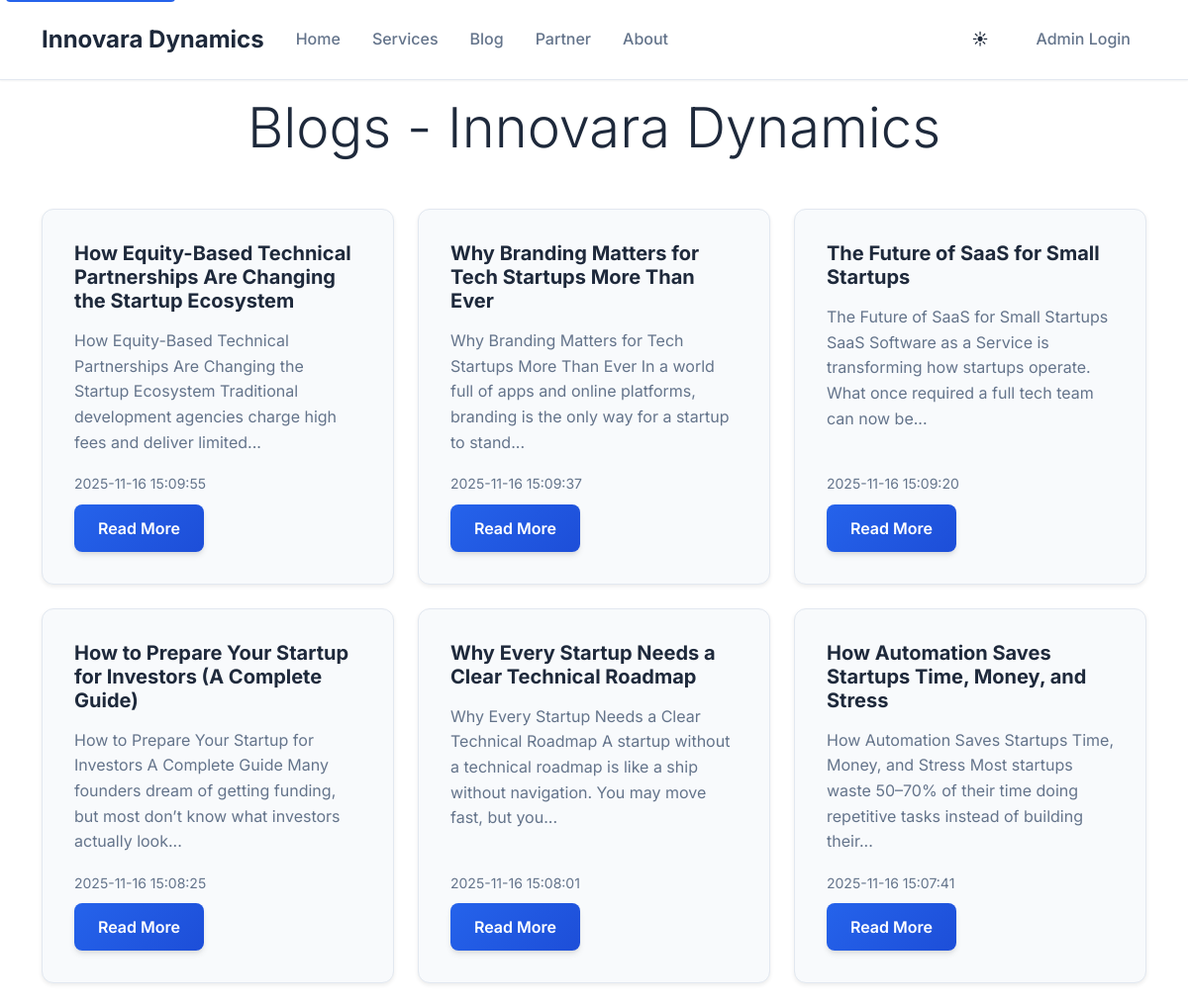
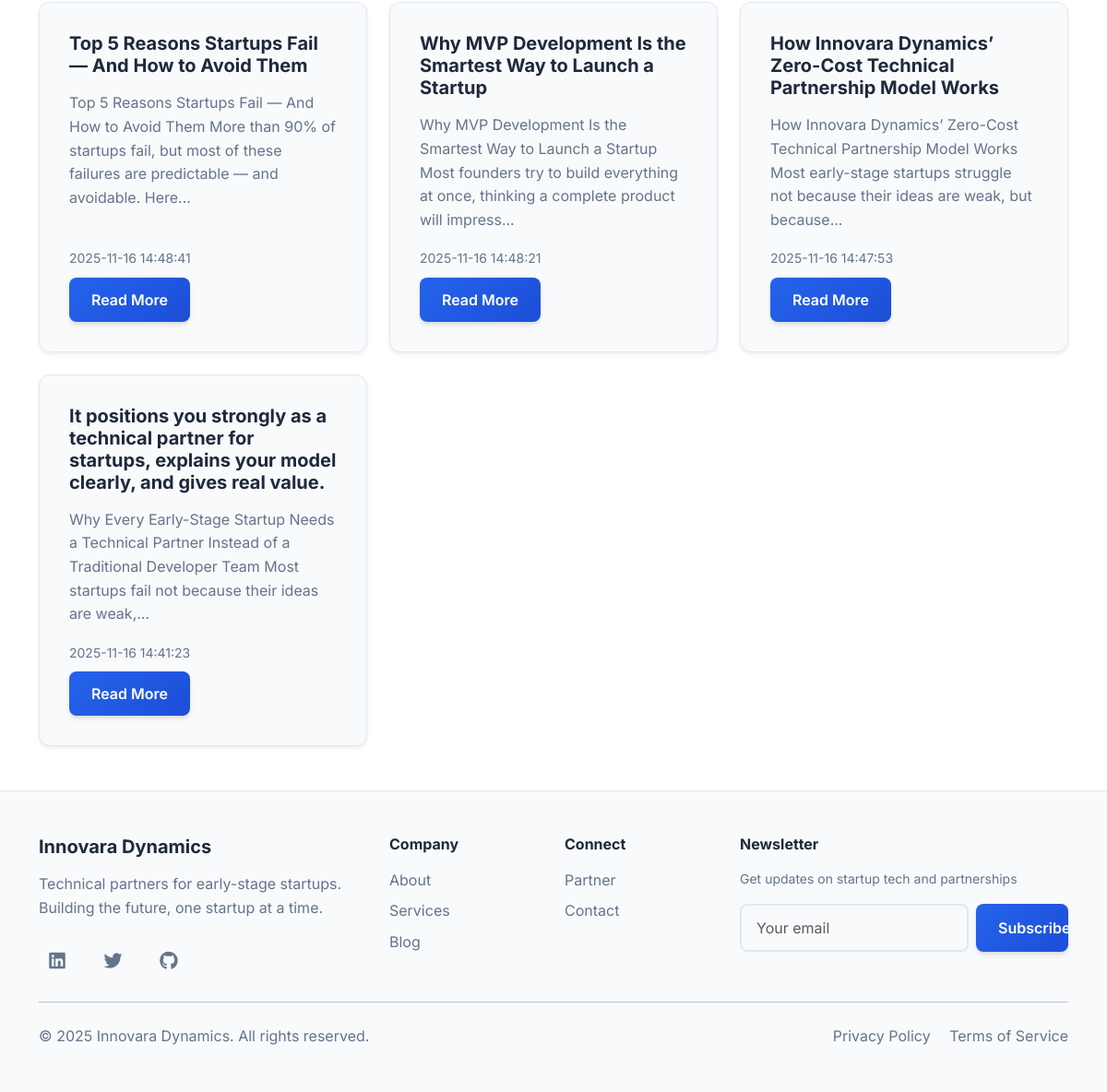
Page /blog on the committed database (2 pictures, top to bottom).
### tables this page shows
CREATE TABLE posts (
            id INTEGER PRIMARY KEY AUTOINCREMENT,
            title TEXT NOT NULL,
            slug TEXT UNIQUE NOT NULL,
            excerpt TEXT,
            content TEXT NOT NULL,
            created_at TEXT NOT NULL
        );

### app.py (the view)
@app.route('/blog')
def blog_list():
    db = get_db()
    posts = db.execute('''
        SELECT id, title, slug, excerpt, created_at
        FROM posts
        ORDER BY created_at DESC
    ''').fetchall()
    return render_template('blog_list.html', posts=posts)

### app.py (called while the page is built)
def get_db():
    if 'db' not in g:
        g.db = sqlite3.connect(DATABASE)
        g.db.row_factory = sqlite3.Row
    return g.db

### templates/blog_list.html (shortened to what this page needs)
{% extends "base.html" %}
{% block content %}
<section class="blog-section py-5 mt-5">
    <div class="container">
        <h1 class="display-4 text-center mb-5">Blogs - Innovara Dynamics</h1>
        {% if posts %}
        <div class="row g-4">
            {% for post in posts %}
            <div class="col-md-6 col-lg-4">
                <div class="card h-100 shadow-sm">
                    <div class="card-body d-flex flex-column">
                        <h3 class="card-title">{{ post.title }}</h3>
                        {% if post.excerpt %}
                        <p class="card-text flex-grow-1">{{ post.excerpt }}</p>
                        {% endif %}
                        <div class="mt-auto">
                            <small class="text-muted">{{ post.created_at }}</small>
                            <div class="mt-2">
                                <a href="{{ url_for('blog_post', slug=post.slug) }}" class="btn btn-sm btn-primary">Read More</a>
                            </div>
                        </div>
                    </div>
                </div>
            </div>
            {% endfor %}
        </div>
        {% endif %}
    </div>
</section>
{% endblock %}

### templates/base.html (shortened to what this page needs)
<!DOCTYPE html>
<html lang="en" id="html-element">
<head>
    <link href="https://cdn.jsdelivr.net/npm/bootstrap@5.3.0/dist/css/bootstrap.min.css" rel="stylesheet">
    <link rel="stylesheet" href="https://cdnjs.cloudflare.com/ajax/libs/font-awesome/6.0.0/css/all.min.css">
    <link rel="stylesheet" href="{{ url_for('static', filename='css/style.css') }}">
</head>
<body>
    <nav class="navbar navbar-expand-lg navbar-light bg-light fixed-top">
        <div class="container">
            <a class="navbar-brand fw-bold" href="{{ url_for('index') }}">Innovara Dynamics</a>
            <div class="collapse navbar-collapse" id="navbarNav">
                <ul class="navbar-nav me-auto">
                    <li class="nav-item">
                        <a class="nav-link" href="{{ url_for('index') }}">Home</a>
                    </li>
                    <li class="nav-item">
                        <a class="nav-link" href="{{ url_for('services') }}">Services</a>
                    </li>
                    <li class="nav-item">
                        <a class="nav-link" href="{{ url_for('blog_list') }}">Blog</a>
                    </li>
                    <li class="nav-item">
                        <a class="nav-link" href="{{ url_for('partner') }}">Partner</a>
                    </li>
                    <li class="nav-item">
                        <a class="nav-link" href="{{ url_for('about') }}">About</a>
                    </li>
                </ul>
                <ul class="navbar-nav">
                    <li class="nav-item me-2">
                        <button class="btn btn-sm theme-toggle" id="themeToggle" aria-label="Toggle theme">
                            <span id="themeIcon">☀</span>
                        </button>
                    </li>
                {% if session.admin_logged_in %}
                <li class="nav-item dropdown">
                    <a class="nav-link dropdown-toggle" href="#" role="button" data-bs-toggle="dropdown" aria-expanded="false">
                        Admin
                    </a>
                    <ul class="dropdown-menu">
                        <li><a class="dropdown-item" href="{{ url_for('admin_create') }}">Create Post</a></li>
                        <li><a class="dropdown-item" href="{{ url_for('admin_team') }}">Manage Team</a></li>
                        <li><a class="dropdown-item" href="{{ url_for('admin_projects') }}">Manage Projects</a></li>
                        <li><a class="dropdown-item" href="{{ url_for('admin_logout') }}">Logout</a></li>
                    </ul>
                </li>
                {% else %}
                <li class="nav-item">
                    <a class="nav-link" href="{{ url_for('admin_login') }}">Admin Login</a>
                </li>
                {% endif %}
                </ul>
            </div>
        </div>
    </nav>
    <main class="main-content">
        {% block content %}{% endblock %}
    </main>
    <footer class="footer py-5">
        <div class="container">
            <div class="row">
                <div class="col-lg-4 mb-4 mb-lg-0">
                    <h5 class="fw-bold mb-3">Innovara Dynamics</h5>
                    <p class="text-muted mb-4">Technical partners for early-stage startups. Building the future, one startup at a time.</p>
                    <div class="social-links">
                        <a href="#" class="text-muted me-3"><i class="fab fa-linkedin fa-lg"></i></a>
                        <a href="#" class="text-muted me-3"><i class="fab fa-twitter fa-lg"></i></a>
                        <a href="#" class="text-muted"><i class="fab fa-github fa-lg"></i></a>
                    </div>
                </div>
                <div class="col-lg-2 col-6 mb-4 mb-lg-0">
                    <h6 class="fw-bold mb-3">Company</h6>
                    <ul class="list-unstyled">
                        <li class="mb-2"><a href="{{ url_for('about') }}" class="text-muted text-decoration-none">About</a></li>
                        <li class="mb-2"><a href="{{ url_for('services') }}" class="text-muted text-decoration-none">Services</a></li>
                        <li class="mb-2"><a href="{{ url_for('blog_list') }}" class="text-muted text-decoration-none">Blog</a></li>
                    </ul>
                </div>
                <div class="col-lg-2 col-6 mb-4 mb-lg-0">
                    <h6 class="fw-bold mb-3">Connect</h6>
                    <ul class="list-unstyled">
                        <li class="mb-2"><a href="{{ url_for('partner') }}" class="text-muted text-decoration-none">Partner</a></li>
                        <li class="mb-2"><a href="mailto:innovaradynamics@gmail.com" class="text-muted text-decoration-none">Contact</a></li>
                    </ul>
                </div>
                <div class="col-lg-4">
                    <h6 class="fw-bold mb-3">Newsletter</h6>
                    <p class="text-muted small mb-3">Get updates on startup tech and partnerships</p>
                    <form class="d-flex">
                        <input type="email" class="form-control me-2" placeholder="Your email">
                        <button type="submit" class="btn btn-primary">Subscribe</button>
                    </form>
                </div>
            </div>
            <hr class="my-4">
            <div class="row align-items-center">
                <div class="col-md-6">
                    <p class="text-muted mb-0">&copy; 2025 Innovara Dynamics. All rights reserved.</p>
                </div>
                <div class="col-md-6 text-md-end">
                    <a href="#" class="text-muted text-decoration-none me-3">Privacy Policy</a>
                    <a href="#" class="text-muted text-decoration-none">Terms of Service</a>
                </div>
            </div>
        </div>
    </footer>
</body>
</html>

### static/css/style.css (style rules this page uses)
:root { --primary-color: #2563eb; --primary-dark: #1d4ed8; --secondary-color: #64748b; --accent-color: #f59e0b; --success-color: #10b981; --background-color: #ffffff; --surface-color: #f8fafc; --text-primary: #1e293b; --text-secondary: #64748b; --border-color: #e2e8f0; --nav-bg: #ffffff; --footer-bg: #f8fafc; --gradient-primary: linear-gradient(135deg, #2563eb 0%, #1d4ed8 100%); --gradient-hero: linear-gradient(135deg, #667eea 0%, #764ba2 100%); --gradient-card: linear-gradient(135deg, #ffffff 0%, #f8fafc 100%); --shadow-sm: 0 1px 2px 0 rgba(0, 0, 0, 0.05); --shadow-md: 0 4px 6px -1px rgba(0, 0, 0, 0.1), 0 2px 4px -1px rgba(0, 0, 0, 0.06); --shadow-lg: 0 10px 15px -3px rgba(0, 0, 0, 0.1), 0 4px 6px -2px rgba(0, 0, 0, 0.05); --shadow-xl: 0 20px 25px -5px rgba(0, 0, 0, 0.1), 0 10px 10px -5px rgba(0, 0, 0, 0.04); }
* { transition: background-color 0.3s ease, color 0.3s ease, border-color 0.3s ease, transform 0.3s ease, box-shadow 0.3s ease; }
body { background-color: var(--background-color); color: var(--text-primary); font-family: 'Inter', -apple-system, BlinkMacSystemFont, 'Segoe UI', Roboto, 'Helvetica Neue', Arial, sans-serif; min-height: 100vh; display: flex; flex-direction: column; line-height: 1.6; }
.main-content { flex: 1; }
h1, h2, h3, h4, h5, h6 { font-weight: 700; line-height: 1.2; color: var(--text-primary); }
.navbar { background-color: var(--nav-bg) !important; border-bottom: 1px solid var(--border-color); backdrop-filter: blur(10px); background: rgba(255, 255, 255, 0.95) !important; padding: 1rem 0; box-shadow: var(--shadow-sm); }
.navbar-brand { font-weight: 800; font-size: 1.5rem; color: var(--text-primary) !important; }
.nav-link { font-weight: 500; color: var(--text-secondary) !important; padding: 0.5rem 1rem !important; border-radius: 8px; transition: all 0.3s ease; }
.theme-toggle { background-color: transparent; border: 1px solid var(--border-color); color: var(--text-primary); padding: 0.5rem 0.75rem; border-radius: 8px; cursor: pointer; font-size: 1.2rem; line-height: 1; transition: all 0.3s ease; }
.card { background: var(--surface-color); border: 1px solid var(--border-color); border-radius: 12px; box-shadow: var(--shadow-md); transition: all 0.3s cubic-bezier(0.4, 0, 0.2, 1); overflow: hidden; }
.card-body { padding: 2rem; }
.card-title { color: var(--text-primary); font-weight: 700; margin-bottom: 1rem; font-size: 1.25rem; }
.card-text { color: var(--text-secondary); line-height: 1.6; }
.btn { border-radius: 8px; font-weight: 600; padding: 0.75rem 1.5rem; transition: all 0.3s ease; border: none; font-size: 1rem; display: inline-flex; align-items: center; gap: 0.5rem; }
.btn-primary { background: var(--gradient-primary); box-shadow: var(--shadow-md); color: white; }
.form-control { background-color: var(--surface-color); border: 2px solid var(--border-color); color: var(--text-primary); border-radius: 8px; padding: 0.75rem 1rem; font-size: 1rem; transition: all 0.3s ease; }
.navbar { z-index: 1030; }
.main-content { margin-top: 0 !important; }
body { margin: 0; padding: 0; }
.footer { background-color: var(--footer-bg); border-top: 1px solid var(--border-color); color: var(--text-primary); padding: 3rem 0 2rem; }
.footer h5, .footer h6 { color: var(--text-primary); margin-bottom: 1rem; }
.footer .text-muted { color: var(--text-secondary) !important; }
.footer a { color: var(--text-secondary); text-decoration: none; transition: color 0.3s ease; }
.social-links a { display: inline-flex; align-items: center; justify-content: center; width: 40px; height: 40px; background: var(--surface-color); border-radius: 8px; transition: all 0.3s ease; }
.text-muted { color: var(--text-secondary) !important; }
.animate-in { animation: fadeInUp 0.8s ease-out; }
html { scroll-behavior: smooth; }

### rows in the picture
posts: title "How Equity-Based Technical Partnerships Are Changing the Startup Ecosystem", excerpt "How Equity-Based Technical Partnerships Are Changing the Startup Ecosystem Traditional development agencies charge high fees and deliver limited...", created_at "2025-11-16 15:09:55"
posts: title "Why Branding Matters for Tech Startups More Than Ever", excerpt "Why Branding Matters for Tech Startups More Than Ever In a world full of apps and online platforms, branding is the only way for a startup to stand...", created_at "2025-11-16 15:09:37"
posts: title "The Future of SaaS for Small Startups", excerpt "The Future of SaaS for Small Startups SaaS Software as a Service is transforming how startups operate. What once required a full tech team can now be...", created_at "2025-11-16 15:09:20"
posts: title "How to Prepare Your Startup for Investors (A Complete Guide)", excerpt "How to Prepare Your Startup for Investors A Complete Guide Many founders dream of getting funding, but most don’t know what investors actually look...", created_at "2025-11-16 15:08:25"
posts: title "Why Every Startup Needs a Clear Technical Roadmap", excerpt "Why Every Startup Needs a Clear Technical Roadmap A startup without a technical roadmap is like a ship without navigation. You may move fast, but you...", created_at "2025-11-16 15:08:01"
posts: title "How Automation Saves Startups Time, Money, and Stress", excerpt "How Automation Saves Startups Time, Money, and Stress Most startups waste 50–70% of their time doing repetitive tasks instead of building their...", created_at "2025-11-16 15:07:41"
posts: title "Top 5 Reasons Startups Fail — And How to Avoid Them", excerpt "Top 5 Reasons Startups Fail — And How to Avoid Them More than 90% of startups fail, but most of these failures are predictable — and avoidable. Here...", created_at "2025-11-16 14:48:41"
posts: title "Why MVP Development Is the Smartest Way to Launch a Startup", excerpt "Why MVP Development Is the Smartest Way to Launch a Startup Most founders try to build everything at once, thinking a complete product will impress...", created_at "2025-11-16 14:48:21"
posts: title "How Innovara Dynamics’ Zero-Cost Technical Partnership Model Works", excerpt "How Innovara Dynamics’ Zero-Cost Technical Partnership Model Works Most early-stage startups struggle not because their ideas are weak, but because...", created_at "2025-11-16 14:47:53"
posts: title "It positions you strongly as a technical partner for startups, explains your model clearly, and gives real value.", excerpt "Why Every Early-Stage Startup Needs a Technical Partner Instead of a Traditional Developer Team Most startups fail not because their ideas are weak,...", created_at "2025-11-16 14:41:23"
